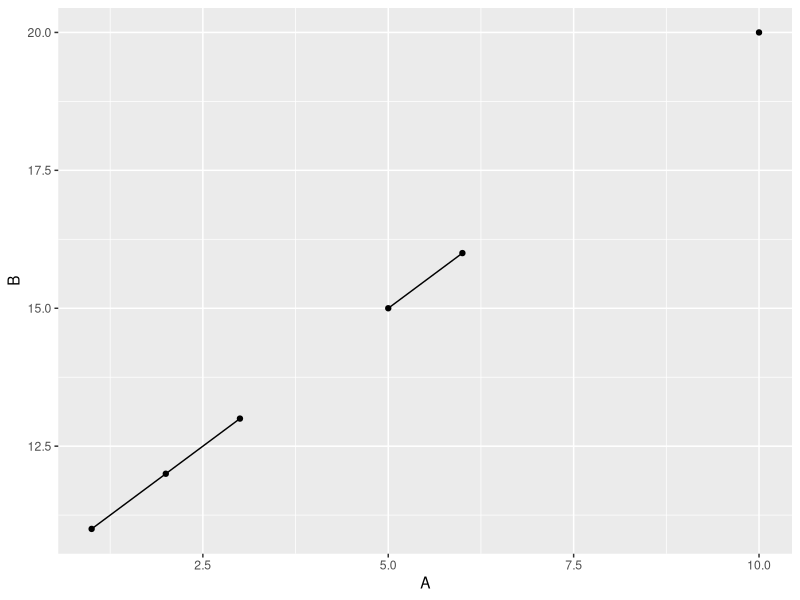
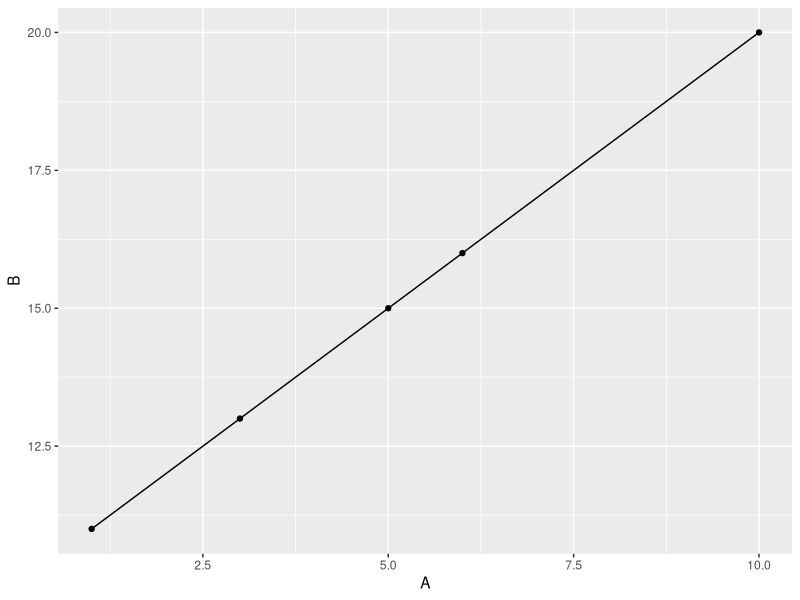

Write R code to recreate these figures, in order.
# clean the workspace
rm(list = ls())
# script objective: To plot missing data using geom_line()
# create some dummy data
df <- data.frame(A = 1:10, B = 11:20, c = 21:30)
# Now, introduce some missing values
set.seed(4)
df<- as.data.frame(lapply(df,function(cc) cc[ sample(c(TRUE, NA), prob = c(0.85, 0.15), size = length(cc), replace = TRUE) ]))
head(df)

library(ggplot2)
ggplot(data = df, aes(x=A, y=B))+
  geom_point()+ 
  geom_line()


ggplot(data = df, aes(x=A, y=B))+
  geom_point(data = na.omit(df))+
  geom_line(data = na.omit(df))
